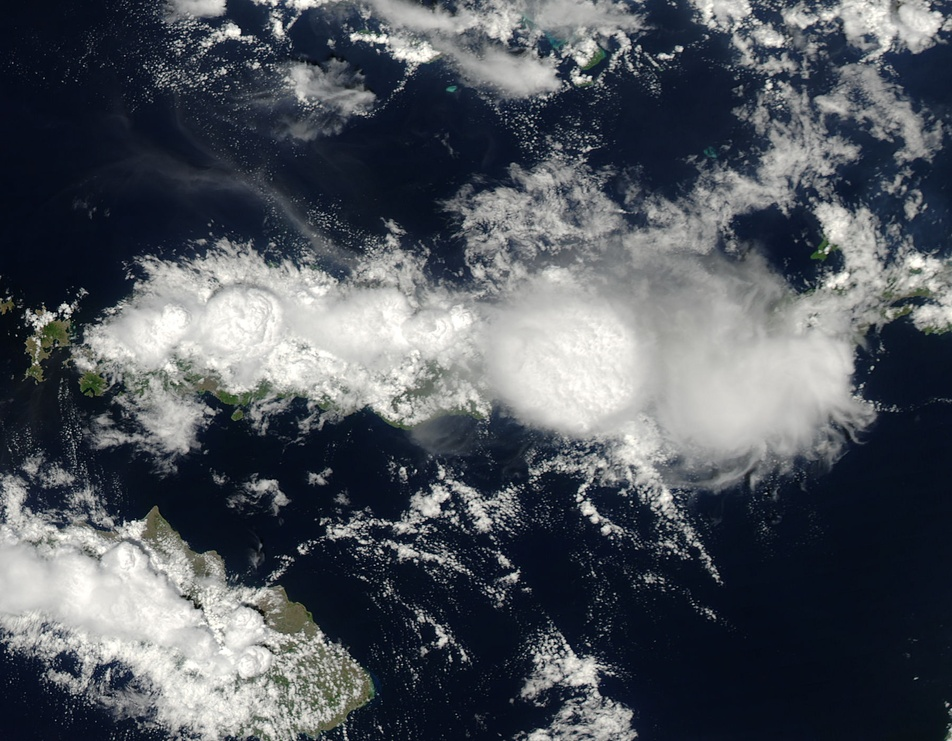
#> input picture lab-1/images/satellite-image.jpg, 952 x 741 px, shrunk from 1800 x 1400 before the run
$ jupyter execute 06_thresholding_histograms.ipynb
#> lines starting #> are read from the running program, lines starting #| are printed output that depends on the picture; after the words box and inside, x2 and y2 are one past the last pixel; in counts of white or black regions, pixels touching at a corner belong together
[cell 1]
import cv2
import numpy as np
import matplotlib.pyplot as plt

## Project 6: Image Processing Tools (Thresholding & Histograms)

---

### 6.1 Overview
In this project, we analyze a low-contrast satellite image showing water bodies and clouds. We'll use histogram analysis, histogram equalization, and automatic thresholding to enhance contrast and segment different regions.

### 6.2 Objectives

- Analyze the initial histogram to understand pixel value distribution
- Apply histogram equalization to improve contrast
- Use Otsu's automatic thresholding to separate clouds from water/land
- Compare before and after results

### 6.3 Step 1: Load and Display the Satellite Image

[cell 2]
# Load the satellite image
image = cv2.imread("./images/satellite-image.jpg",cv2.IMREAD_GRAYSCALE)

# Display Images
plt.title("Original Satellite Image")
plt.axis("off")
plt.imshow(image, cmap="gray")

# Get image dimensions
height, width = image.shape
print(f"Image dimensions: {width} x {height}")
#| Image dimensions: 952 x 741
print(f"Min pixel value: {image.min()}")
#| Min pixel value: 0
print(f"Max pixel value: {image.max()}")
#| Max pixel value: 255

### 6.4 Step 2: Analyze the Initial Histogram

[cell 3]
# Plot histogram
plt.figure(figsize=(10, 5))
plt.hist(image.ravel(),256,[0,256])
plt.title("Histogram of Original Satellite Image")
plt.xlabel("Pixel Intensity (0-255)")
plt.ylabel("Number of Pixels")
plt.grid(True, alpha=0.3)

# Analyze pixel value range
min_pixel = image.min()
#> min_pixel = 0
max_pixel = image.max()
#> max_pixel = 255

print(f"\n📊 Histogram Analysis:")
print(f"Occupied pixel range: {min_pixel} - {max_pixel}")
#| Occupied pixel range: 0 - 255
print(f"Range used: {max_pixel - min_pixel} out of 255 possible values")
#| Range used: 255 out of 255 possible values
print(f"Percentage of full range: {((max_pixel - min_pixel) / 255 * 100):.1f}%")
#| Percentage of full range: 100.0%

### 6.5 Step 3: Apply Histogram Equalization

[cell 4]
def lut_chart(image, lut):
    """ Applies a LUT to an image and shows the result.

        Args:
            image: Input image to be modified.
            lut: a 256 elements array representing a LUT, where
                indices index input values, and their content the
                output ones.
    """

    plt.figure(figsize=(10, 10))

    # Show the initial image
    plt.subplot(2,2,1)
    plt.title("Original Image")
    plt.imshow(image, cmap='gray')

    # Apply LUT
    transformed = lut[image]
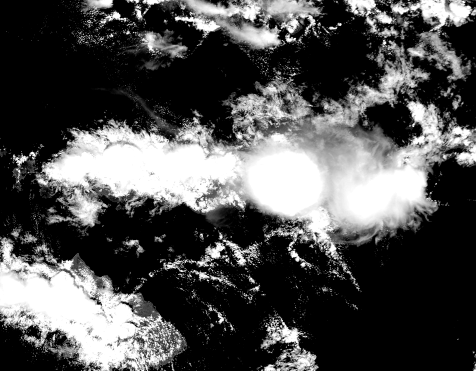
#> transformed: shape (741, 952) (shown at 1/2 size); min 0, max 255, mean 80.2

    # Show the resultant one
    plt.subplot(2,2,2)
    plt.title("Equalized Image")
    plt.imshow(transformed, cmap='gray')

    # Plot the used LUT
    plt.subplot(2,2,3)
    plt.title("LUT Used")
    plt.scatter(np.arange(0,256,1), lut, s=0.85)

    # And finally, the resultant histogram
    plt.subplot(2,2,4)
    plt.title("Histogram of Equalized Image")
    plt.hist(transformed.ravel(), 256, [0,256])

    return transformed


# slope a
slope = (255-0) / (200-50)
# intercept b
intercept = -slope * 50
# generate lut
lut_1 = slope * np.arange(0, 256)   + intercept
lut_1 = np.clip(lut_1, 0, 255).astype(np.uint8)


equalized_image=lut_chart(image, lut_1)
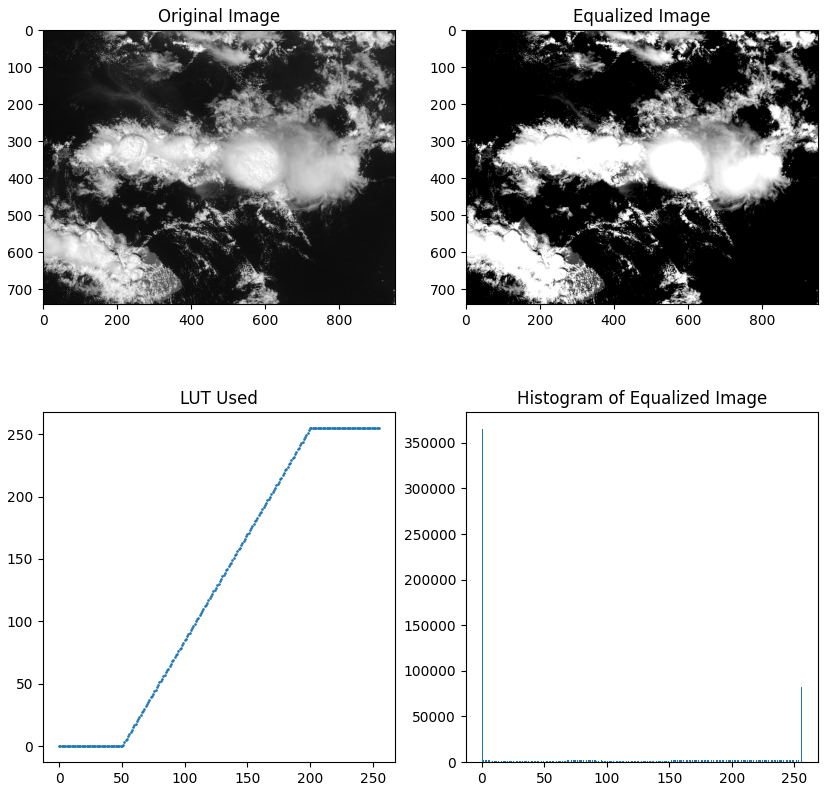
#> figure drawn by matplotlib, 4 panels; panel 4: tallest bar 365537 high, from x = 0 to 1

### 6.6 Step 5: Apply Otsu's Automatic Thresholding

**What is Otsu's Method?**

Otsu's method is an automatic thresholding technique that finds the optimal threshold value to separate an image into two classes (foreground and background).

[cell 5]
# Apply Otsu's thresholding
# Otsu's method automatically finds the optimal threshold value
# to separate the image into two classes (clouds vs water/land)

# cv2.threshold() returns:
# - threshold_value: The optimal threshold found by Otsu
# - binary_image: The resulting binary image (0 or 255)

threshold_value, binary_image = cv2.threshold(
    equalized_image,
    0,  # Initial threshold (ignored when using OTSU)
    255,  # Maximum value
    cv2.THRESH_BINARY + cv2.THRESH_OTSU
)
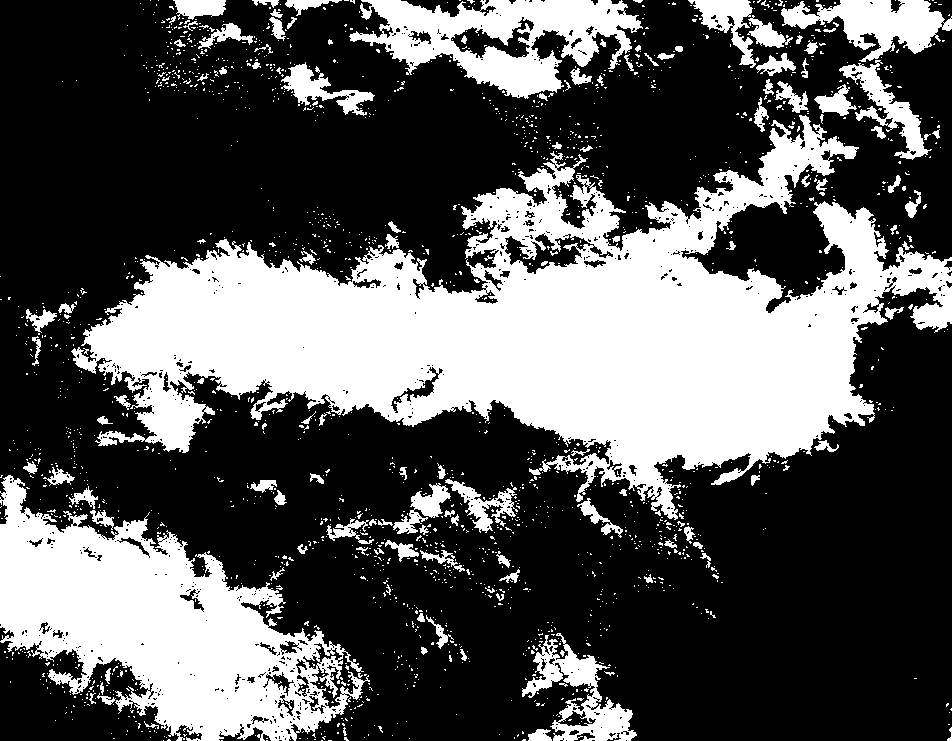
#> binary_image: shape (741, 952); 34.3% white; 1984 white regions (1853 under 20 px), largest, box (x1, y1, x2, y2) and area: (71, 115, 952, 520) 145117, (0, 475, 370, 741) 46408, (349, 0, 643, 99) 14134
#> threshold_value = 110

print(f"\n🎯 Otsu's Threshold Value: {threshold_value:.1f}")
#| 🎯 Otsu's Threshold Value: 110.0
print(f"Pixels below {threshold_value:.1f} → BLACK (water/land)")
#| Pixels below 110.0 → BLACK (water/land)
print(f"Pixels above {threshold_value:.1f} → WHITE (clouds)")
#| Pixels above 110.0 → WHITE (clouds)

# Display the binary result
plt.figure(figsize=(10, 6))
plt.imshow(binary_image, cmap='gray')
plt.title(f"Binary Image After Otsu Thresholding (Threshold = {threshold_value:.1f})")
plt.axis("off")
plt.show()

### 6.7 Step 6: Complete Before/After Comparison

[cell 6]
# Create a comprehensive comparison
fig, axes = plt.subplots(2, 2, figsize=(14, 12))

# Row 1, Col 1: Original image
axes[0, 0].imshow(image, cmap='gray')
axes[0, 0].set_title("Step 1: Original Image\n(Low Contrast)")
axes[0, 0].axis("off")

# Row 1, Col 2: Original histogram
axes[0, 1].hist(image.ravel(), 256, [0, 256], color='darkblue')
axes[0, 1].set_title("Step 2: Original Histogram\n(Narrow Range)")
axes[0, 1].set_xlabel("Pixel Intensity")
axes[0, 1].set_ylabel("Pixel Count")
axes[0, 1].grid(True, alpha=0.3)

# Row 2, Col 1: Equalized image
axes[1, 0].imshow(equalized_image, cmap='gray')
axes[1, 0].set_title("Step 3: After Equalization\n(Enhanced Contrast)")
axes[1, 0].axis("off")

# Row 2, Col 2: Binary image
axes[1, 1].imshow(binary_image, cmap='gray')
axes[1, 1].set_title(f"Step 4: After Otsu Thresholding\n(Clouds Separated, Threshold={threshold_value:.1f})")
axes[1, 1].axis("off")

plt.tight_layout()
plt.show()
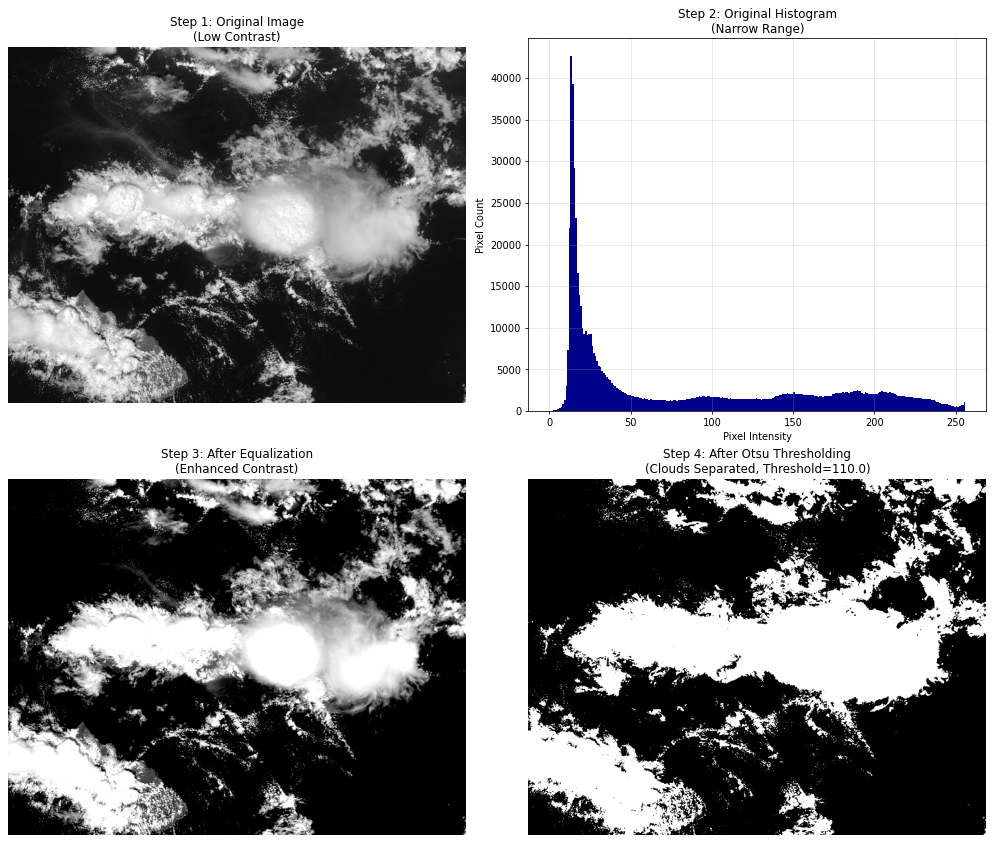
#> figure drawn by matplotlib, 4 panels; panel 2: tallest bar 42637 high, from x = 13 to 14

### 6.8 Bonus: Applying Threshold to Original Image (Without Equalization)

[cell 7]
# Apply Otsu directly to the original low-contrast image
threshold_value_original, binary_original = cv2.threshold(
    image,
    0,
    255,
    cv2.THRESH_BINARY + cv2.THRESH_OTSU
)
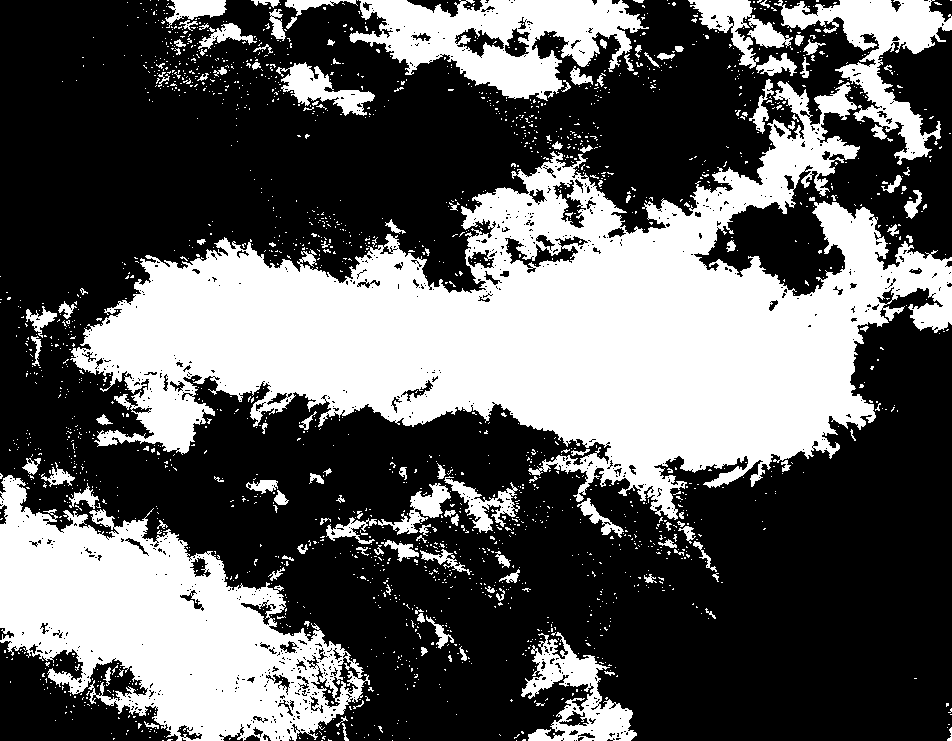
#> binary_original: shape (741, 952); 36.9% white; 2094 white regions (1957 under 20 px), largest, box (x1, y1, x2, y2) and area: (70, 81, 952, 520) 156107, (0, 475, 370, 741) 49195, (349, 0, 649, 101) 15497
#> threshold_value_original = 103

# Compare: Thresholding with vs without equalization
fig, axes = plt.subplots(1, 2, figsize=(14, 6))

# Without equalization
axes[0].imshow(binary_original, cmap='gray')
axes[0].set_title(f"Otsu WITHOUT Equalization\n(Threshold = {threshold_value_original:.1f})")
axes[0].axis("off")

# With equalization
axes[1].imshow(binary_image, cmap='gray')
axes[1].set_title(f"Otsu WITH Equalization\n(Threshold = {threshold_value:.1f})")
axes[1].axis("off")

plt.tight_layout()
plt.show()

print("\n🔍 Comparison:")
print(f"Threshold on original image: {threshold_value_original:.1f}")
#| Threshold on original image: 103.0
print(f"Threshold after equalization: {threshold_value:.1f}")
#| Threshold after equalization: 110.0
print(f"Difference: {abs(threshold_value - threshold_value_original):.1f}")
#| Difference: 7.0
print("\n📊 Conclusion: Equalization significantly improves the separation quality!")
print("The binary mask after equalization shows clearer distinction between clouds and water/land.")

$ run again, with lab-1/images/clean_image.jpg copied over lab-1/images/satellite-image.jpg
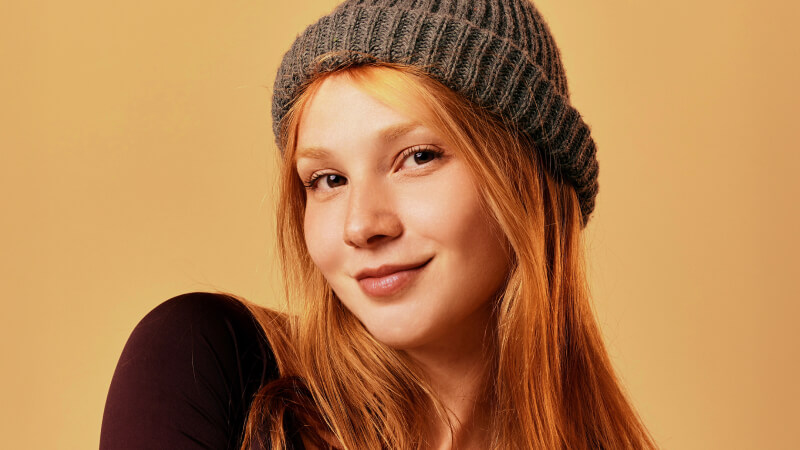
#> input picture lab-1/images/clean_image.jpg, 800 x 450 px
#| Image dimensions: 800 x 450
#| Min pixel value: 0
#| Max pixel value: 222
#> min_pixel = 0
#> max_pixel = 222
#| Occupied pixel range: 0 - 222
#| Range used: 222 out of 255 possible values
#| Percentage of full range: 87.1%
#> `threshold_value, binary_image = cv2.threshold( equalized_image, 0,`:
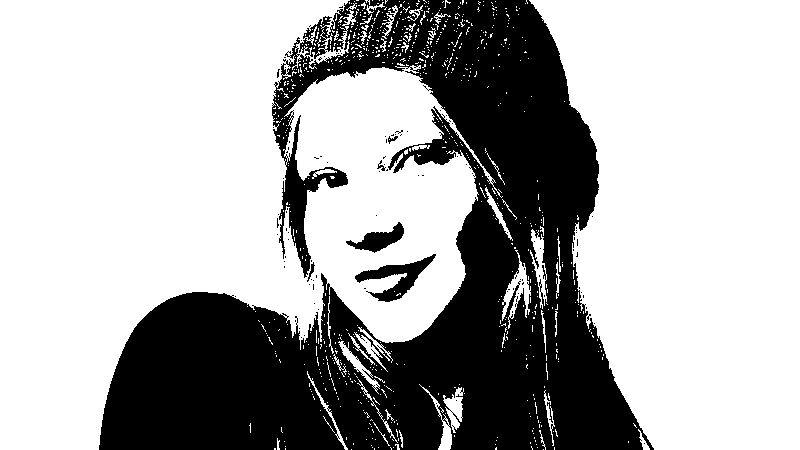
#> binary_image: shape (450, 800); 67.6% white; 110 black regions (104 under 20 px), largest, box (x1, y1, x2, y2) and area: (99, 0, 654, 450) 114051, (355, 254, 436, 302) 1312, (346, 222, 404, 253) 744, (307, 262, 315, 282) 48, (388, 136, 398, 144) 35, (377, 160, 386, 171) 35
#> threshold_value = 124
#| 🎯 Otsu's Threshold Value: 124.0
#| Pixels below 124.0 → BLACK (water/land)
#| Pixels above 124.0 → WHITE (clouds)
#> `threshold_value_original, binary_original = cv2.threshold( image, 0, 2..`:
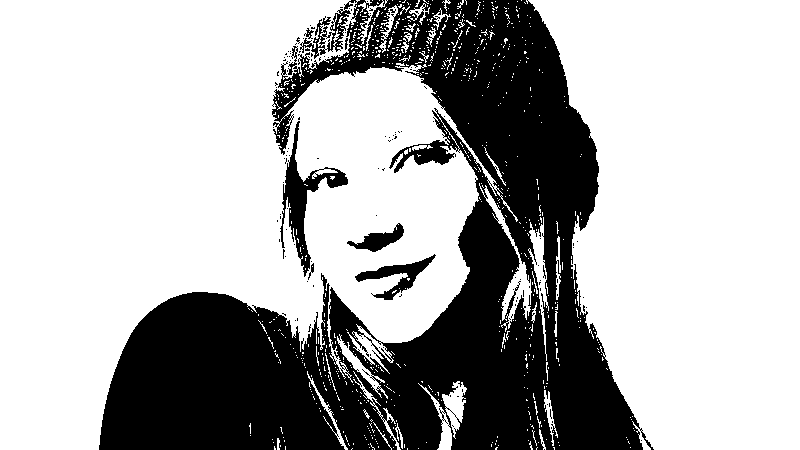
#> binary_original: shape (450, 800); 69.1% white; 144 black regions (137 under 20 px), largest, box (x1, y1, x2, y2) and area: (99, 0, 654, 450) 106855, (280, 121, 348, 277) 2305, (355, 254, 436, 300) 1079
#> threshold_value_original = 116
#| Threshold on original image: 116.0
#| Threshold after equalization: 124.0
#| Difference: 8.0
